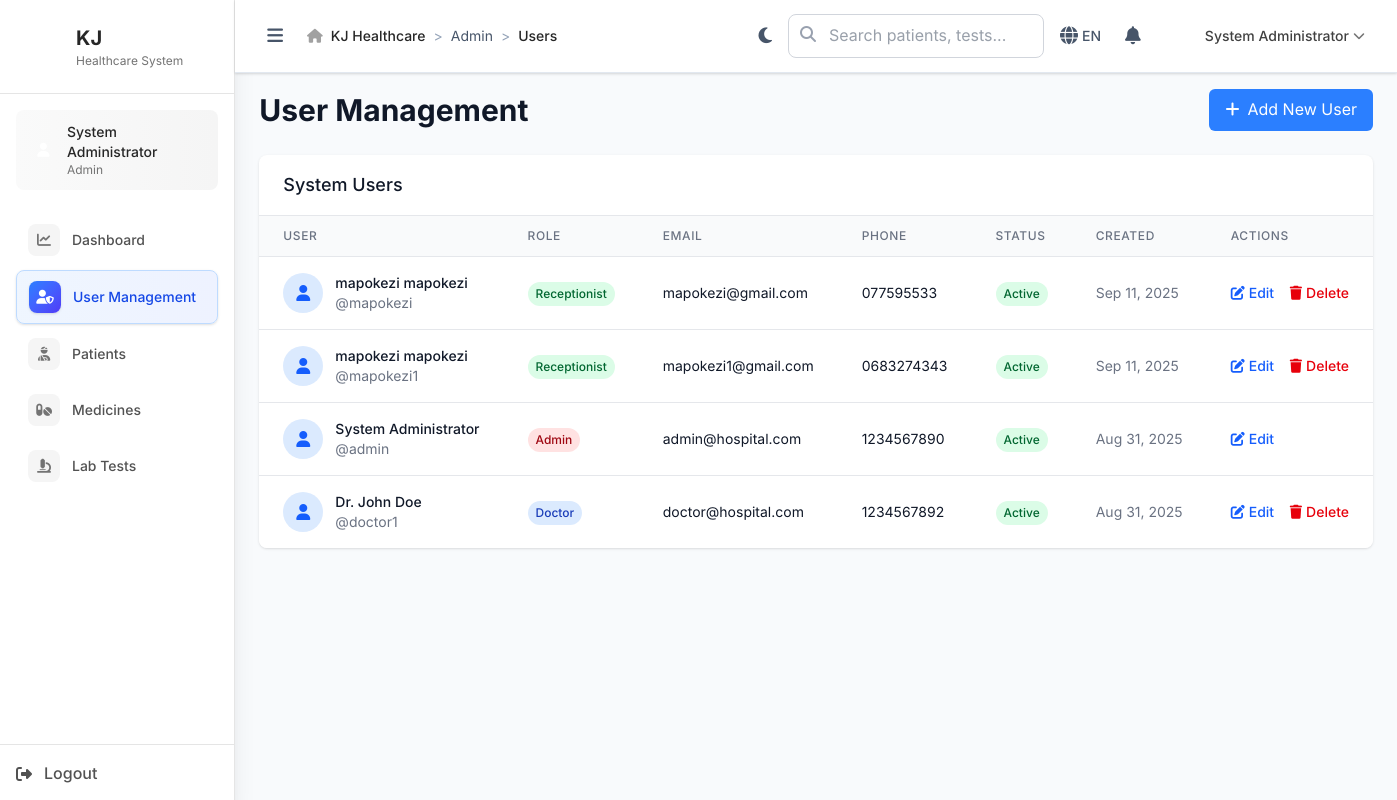
/admin/users (signed in), run on an earlier commit of the app's database.
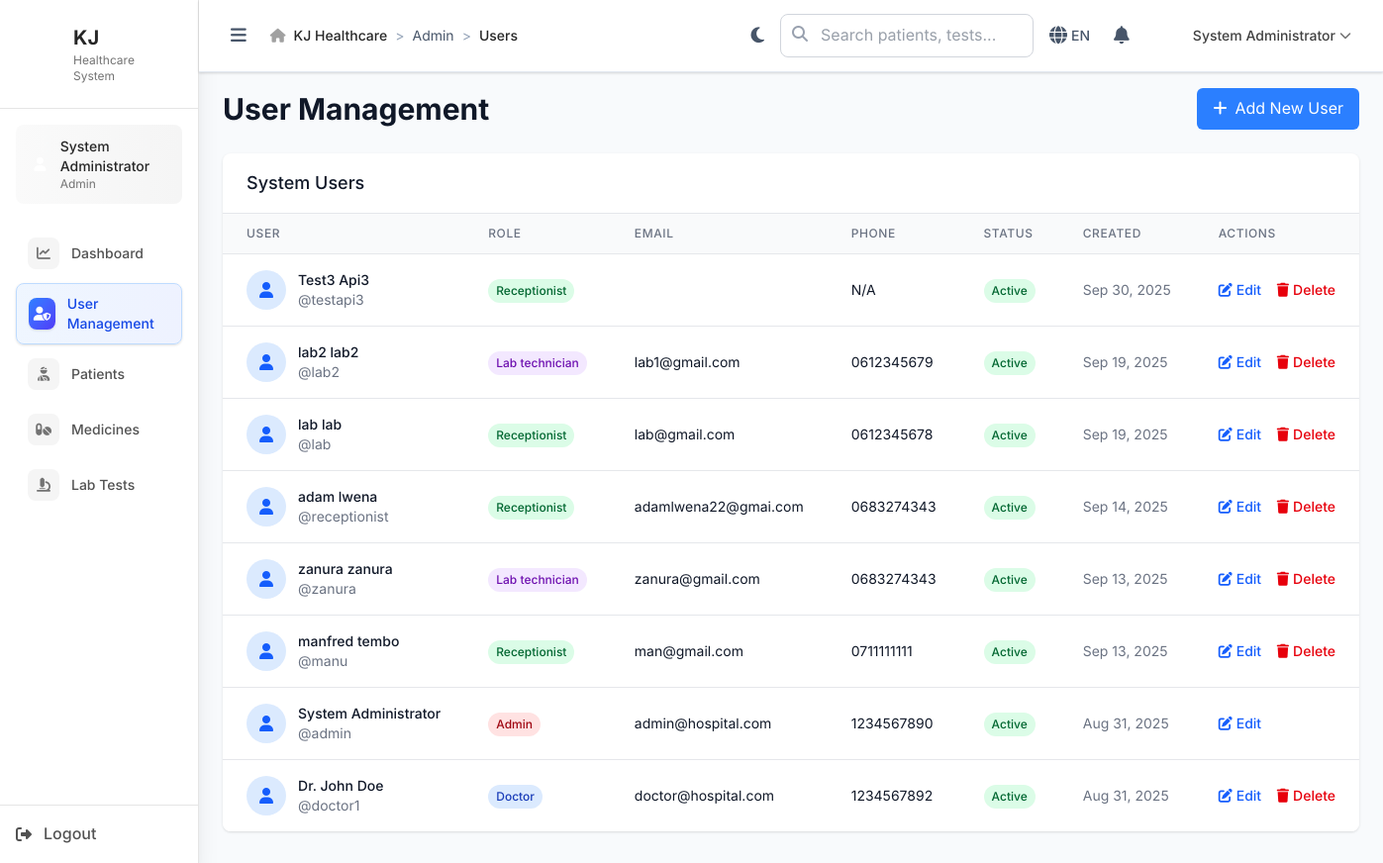
And on a later commit of the database.
### tables this page shows
CREATE TABLE `users` (
  `id` int NOT NULL,
  `username` varchar(50) NOT NULL,
  `password_hash` varchar(255) NOT NULL,
  `email` varchar(100) NOT NULL,
  `role` enum('admin','receptionist','doctor','lab_technician') NOT NULL,
  `first_name` varchar(50) NOT NULL,
  `last_name` varchar(50) NOT NULL,
  `phone` varchar(20) DEFAULT NULL,
  `created_at` timestamp NOT NULL DEFAULT CURRENT_TIMESTAMP,
  `updated_at` timestamp NOT NULL DEFAULT CURRENT_TIMESTAMP ON UPDATE CURRENT_TIMESTAMP,
  `is_active` tinyint(1) DEFAULT '1',
  `permissions` json DEFAULT NULL
);

### includes/BaseController.php (called while the page is built, shortened)
<?php
class BaseController {
    public function __construct() {
        global $pdo;
        $this->pdo = $pdo;
    }
    protected function render($view, $data = []) {
        extract($data);
        $BASE_PATH = defined('BASE_PATH') ? BASE_PATH : (rtrim(str_replace('\\', '/', dirname($_SERVER['SCRIPT_NAME'] ?? '/')), '/') ?: '');
        include __DIR__ . "/../views/{$view}.php";
        include __DIR__ . '/../views/layouts/main.php';
    }
}
?>

### controllers/AdminController.php (called while the page is built, shortened)
<?php
require_once __DIR__ . '/../includes/BaseController.php';
class AdminController extends BaseController {
    public function users() {
        $users = $this->pdo->query("SELECT id, username, email, role, first_name, last_name, phone, is_active, created_at FROM users ORDER BY created_at DESC")->fetchAll();
        $this->render('admin/users', [
            'users' => $users
        ]);
    }
}
?>

### index.php (called while the page is built, shortened)
<?php
$request = $_SERVER['REQUEST_URI'];
$path = parse_url($request, PHP_URL_PATH);
if (strpos($path, BASE_PATH) === 0) {
    $path = substr($path, strlen(BASE_PATH));
}
$path = ltrim($path, '/');
$segments = explode('/', $path);
$controller = $segments[0] ?? 'auth';
$action = $segments[1] ?? 'login';
try {
    $controllerInstance = new $controllerClass();
    $params = array_slice($segments, 2);
    call_user_func_array([$controllerInstance, $action], $params);
} catch (Throwable $e) {
    Logger::error("Error in controller: " . $e->getMessage(), [
        'controller' => $controller,
        'action' => $action,
        'file' => $e->getFile(),
        'line' => $e->getLine(),
        'trace' => $e->getTraceAsString()
    ]);
    error_log("Error in controller: " . $e->getMessage());
    http_response_code(500);
    echo "Internal server error";
}
?>

### views/admin/users.php (the view, shortened to what the rows shown need)
<div class="space-y-6">
    <div class="flex items-center justify-between">
        <h1 class="text-3xl font-bold text-gray-900">User Management</h1>
    </div>
    <div class="bg-white rounded-lg shadow overflow-hidden">
        <div class="overflow-x-auto">
            <table class="min-w-full divide-y divide-gray-200">
                <thead class="bg-gray-50">
                    <tr>
                        <th class="px-6 py-3 text-left text-xs font-medium text-gray-500 uppercase tracking-wider">User</th>
                        <th class="px-6 py-3 text-left text-xs font-medium text-gray-500 uppercase tracking-wider">Role</th>
                        <th class="px-6 py-3 text-left text-xs font-medium text-gray-500 uppercase tracking-wider">Email</th>
                        <th class="px-6 py-3 text-left text-xs font-medium text-gray-500 uppercase tracking-wider">Phone</th>
                        <th class="px-6 py-3 text-left text-xs font-medium text-gray-500 uppercase tracking-wider">Status</th>
                        <th class="px-6 py-3 text-left text-xs font-medium text-gray-500 uppercase tracking-wider">Created</th>
                        <th class="px-6 py-3 text-left text-xs font-medium text-gray-500 uppercase tracking-wider">Actions</th>
                    </tr>
                </thead>
                <tbody class="bg-white divide-y divide-gray-200">
                    <?php foreach ($users as $user): ?>
                    <tr class="hover:bg-gray-50">
                        <td class="px-6 py-4 whitespace-nowrap">
                            <div class="flex items-center">
                                <div class="w-10 h-10 bg-blue-100 rounded-full flex items-center justify-center mr-3">
                                    <i class="fas fa-user text-blue-600"></i>
                                </div>
                                <div>
                                    <div class="text-sm font-medium text-gray-900">
                                        <?php echo htmlspecialchars($user['first_name'] . ' ' . $user['last_name']); ?>
                                    </div>
                                    <div class="text-sm text-gray-500">
                                        @<?php echo htmlspecialchars($user['username']); ?>
                                    </div>
                                </div>
                            </div>
                        </td>
                        <td class="px-6 py-4 whitespace-nowrap">
                            <span class="inline-flex px-2 py-1 text-xs font-medium rounded-full
                                <?php
                                switch ($user['role']) {
                                    case 'admin':
                                        echo 'bg-red-100 text-red-800';
                                        break;
                                    case 'doctor':
                                        echo 'bg-blue-100 text-blue-800';
                                        break;
                                    case 'receptionist':
                                        echo 'bg-green-100 text-green-800';
                                        break;
                                    case 'lab_technician':
                                        echo 'bg-purple-100 text-purple-800';
                                        break;
                                }
                                ?>">
                                <?php echo ucfirst(str_replace('_', ' ', $user['role'])); ?>
                            </span>
                        </td>
                        <td class="px-6 py-4 whitespace-nowrap text-sm text-gray-900">
                            <?php echo htmlspecialchars($user['email']); ?>
                        </td>
                        <td class="px-6 py-4 whitespace-nowrap text-sm text-gray-900">
                            <?php echo htmlspecialchars($user['phone'] ?? 'N/A'); ?>
                        </td>
                        <td class="px-6 py-4 whitespace-nowrap">
                            <span class="inline-flex px-2 py-1 text-xs font-medium rounded-full
                                <?php echo $user['is_active'] ? 'bg-green-100 text-green-800' : 'bg-red-100 text-red-800'; ?>">
                                <?php echo $user['is_active'] ? 'Active' : 'Inactive'; ?>
                            </span>
                        </td>
                        <td class="px-6 py-4 whitespace-nowrap text-sm text-gray-500">
                            <?php echo date('M j, Y', strtotime($user['created_at'])); ?>
                        </td>
                        <td class="px-6 py-4 whitespace-nowrap text-sm font-medium">
                            <a href="<?= $BASE_PATH ?>/admin/edit_user?id=<?= $user['id'] ?>" class="text-blue-600 hover:text-blue-900 mr-3">
                                <i class="fas fa-edit mr-1"></i>Edit
                            </a>
                            <?php if ($user['id'] != $_SESSION['user_id']): ?>
                                <button onclick="deleteUser(<?= $user['id'] ?>, '<?= htmlspecialchars($user['username']) ?>')"
                                        class="text-red-600 hover:text-red-900">
                                    <i class="fas fa-trash mr-1"></i>Delete
                                </button>
                            <?php endif; ?>
                        </td>
                    </tr>
                    <?php endforeach; ?>
                </tbody>
            </table>
        </div>
    </div>
</div>

What changed in the data, as far as the page shows it:
removed users: first_name+last_name "mapokezi mapokezi", username "mapokezi", role "Receptionist", email "mapokezi@gmail.com", phone "077595533", is_active "Active", created_at "Sep 11, 2025"
removed users: first_name+last_name "mapokezi mapokezi", username "mapokezi1", role "Receptionist", email "mapokezi1@gmail.com", phone "0683274343", is_active "Active", created_at "Sep 11, 2025"
added users: first_name+last_name "Test3 Api3", username "testapi3", role "Receptionist", phone "N/A", is_active "Active", created_at "Sep 30, 2025"
added users: first_name+last_name "lab2 lab2", username "lab2", role "Lab technician", email "lab1@gmail.com", phone "0612345679", is_active "Active", created_at "Sep 19, 2025"
added users: first_name+last_name "lab lab", username "lab", role "Receptionist", email "lab@gmail.com", phone "0612345678", is_active "Active", created_at "Sep 19, 2025"
added users: first_name+last_name "adam lwena", username "receptionist", role "Receptionist", email "adamlwena22@gmai.com", phone "0683274343", is_active "Active", created_at "Sep 14, 2025"
added users: first_name+last_name "zanura zanura", username "zanura", role "Lab technician", email "zanura@gmail.com", phone "0683274343", is_active "Active", created_at "Sep 13, 2025"
added users: first_name+last_name "manfred tembo", username "manu", role "Receptionist", email "man@gmail.com", phone "0711111111", is_active "Active", created_at "Sep 13, 2025"
